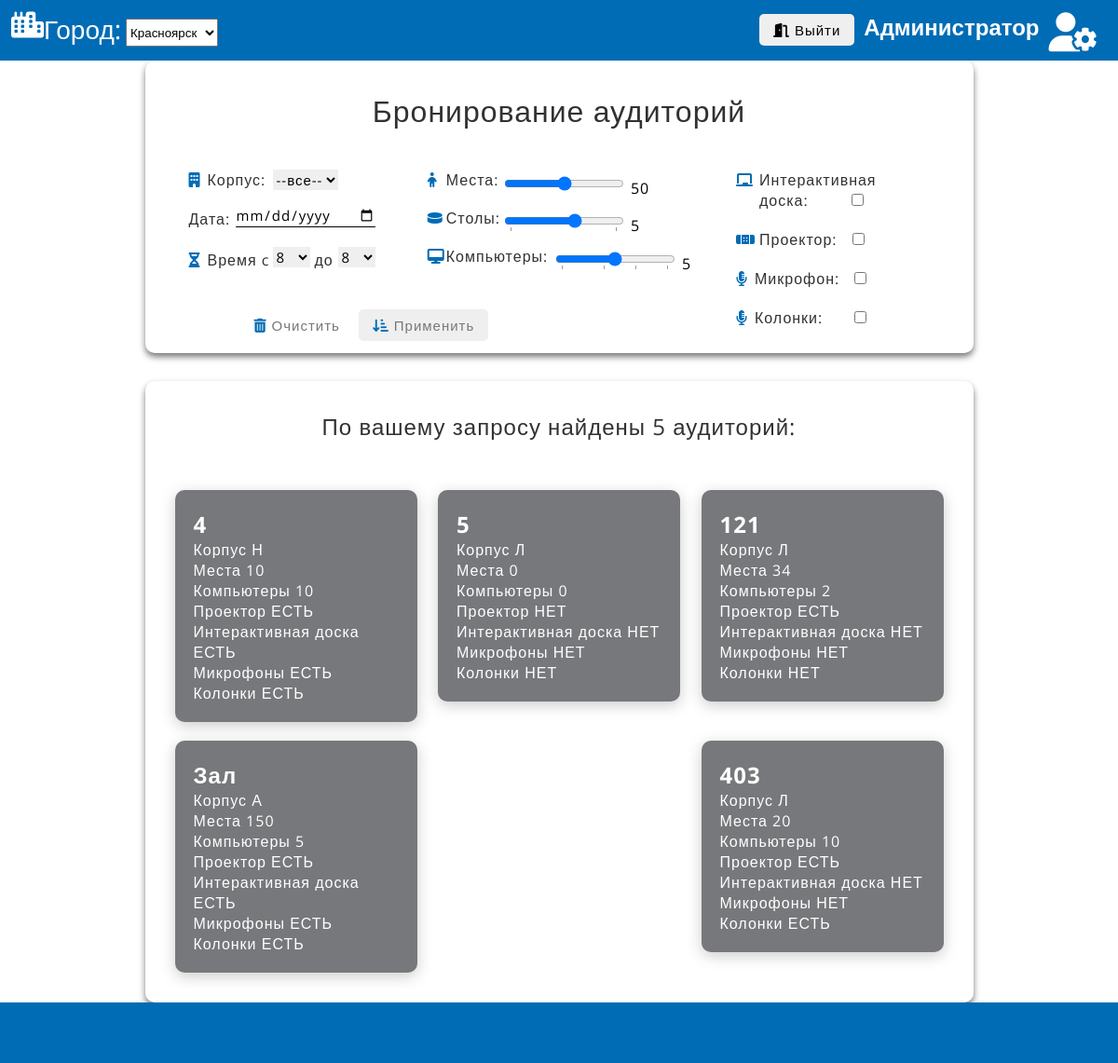
The app's page / (signed in) with its own data.
### app/models.py (models this page shows, shortened)
class Auditor(models.Model):
    name = models.CharField(max_length=50, verbose_name='Номер')
    places = models.PositiveIntegerField(default=0, verbose_name='Мест')
    tables = models.PositiveIntegerField(default=0, verbose_name='Столов')
    microphones = models.BooleanField(default=False, verbose_name='Микрофон')
    speakers = models.BooleanField(default=False, verbose_name='Колонки')
    computers = models.PositiveIntegerField(default=0, verbose_name='Компьютеры')
    proektor = models.BooleanField(default=False, verbose_name='Проектор')
    interactiveBoard = models.BooleanField(default=False, verbose_name='Интер. доска')
    corpus = models.ForeignKey(Corpus, on_delete=models.CASCADE, verbose_name='Корпус')
    user = models.CharField(max_length=50, verbose_name='Пользователь', blank=True)
    class Meta:
        verbose_name = 'Аудитория'
        verbose_name_plural = 'Аудитории'

class Corpus(models.Model):
    name = models.CharField(max_length=50)
    def __str__(self):
        return self.name
    class Meta:
        verbose_name = 'Копрус'
        verbose_name_plural = 'Корпуса'

### app/views.py (the view, shortened to what this page needs)
# urls.py: path('', bron, name='home'),
def bron(request, year=None, month=None, day=None):
    auditors = Auditor.objects.all()
    if request.POST:
        post = request.POST
        print(post)
        type_post = post.get('type')
        if type_post == 'search_date':
            date = post.get('date').split('-')
            redir = ''
            if post.get('places') != None:
                redir += 'places'+'='+post.get('places')+'&'
            if post.get('tables') != None:
                redir += 'tables'+'='+post.get('tables')+'&'
            if post.get('computers') != None:
                redir += 'computers'+'='+post.get('computers')+'&'
            if post.get('interactive') != None:
                redir += 'interactive'+'='+'1'+'&'
            if post.get('proektor') != None:
                redir += 'proektor'+'='+'1'+'&'
            if post.get('micro') != None:
                redir += 'microphones'+'='+'1'+'&'
            if post.get('speakers') != None:
                redir += 'speakers'+'='+'1'+'&'
            if post.get('corpus'):
                redir += 'corpus'+'='+post.get('corpus')
            return redirect('/day/'+ date[0]+ '/'+ date[1]+ '/'+ date[2]+
            '?'+redir)
        elif type_post == 'send':
            form = BronForm(post)
            if form.is_valid():
                form.save()
                aud = Auditor.objects.last()
                aud.user = post.get('user')
                aud.save()
        else:
            form = BronForm(post)
            if form.is_valid():
                form.save()
                aud = Auditor.objects.last()
                aud.user = post.get('user')
                aud.save()
    else:
        auditors = Auditor.objects.all()
    if year and month and day:
        date=str(year)+'-'+str(month)+'-'+str(day)
    else:
        date=None
    context = {
        'auditors': auditors,
        'form': BronForm,
        'user': request.user,
        'date': date,
        'bron': Bron.objects.filter(date=date, allowed=True),
        'corpusies': Corpus.objects.all(),
        'count': auditors.count()
    }
    return render(request, 'app/index.html', context)

### app/templates/app/index.html (shortened to what this page needs)
{% extends 'app/base.html' %}
{% load app_tags %}
{% block content %}
    <header class="header">
    <nav>
        <div class="cleva">
            <div class="form__gorod">
                <p class="gorod"><i class="fas fa-city"></i></p><p class="label__gorod"> Город:</p>
                  <select class="select__gorod" id="selectvalue">
           <option>Красноярск</option>
           </select></div>
        </div>
        <div class="menu">
        {% if request.user.is_authenticated %}
            <a href="/logout/"><button  class="form__button2"><i class="fas fa-door-open"></i> Выйти</button></a>
        {% else %}
        <a href="/login/"><button  class="form__button2">Войти</button></a>
        {% endif %}
        <h2 class="name">{{user.first_name}} {{user.last_name}}</h2>
        <a class="admin" href="/admin/"><i class="fas fa-user-cog"></i></a>
    </div>
    </nav>
</header>
<div class="paper">
    <form method="post" class="form">
        <h1 class="form__title">Бронирование аудиторий </h1>
        <div class="biborka">
<div class="colym">
        <div class="form__group">
       <i class="fas fa-building"></i><p class="form__label">Корпус:</p>
       <select class="select" id="selectvalue" name="corpus">
        <option value="0">--все--</option>
</select>
        </div>
<div class="form__group">
    <p class="form__label2">Дата:</p>
    {{form.date}}
</div>
<div class="form__group">
<i class="fas fa-hourglass-half"></i><p class="form__label">Время c </p>
<select class="select_time" id="selectvalue">
<option>8</option>
</select>
<p class="form__label3">до</p>
<select class="select_time2" id="selectvalue">
<option>8</option>
</select>
</div>
</div>
<div class="colym2" >
    <div class="form__group">
        <p><i class="fas fa-child"></i></p>
        <p class="form__label">Места: </p>
        <input name="places" class="cvl" type="range" step="5" min="1" max="100" list="rangeList1" onchange="document.getElementById('rangeValue1').innerHTML = this.value;">
    <span class="cvl" id="rangeValue1">50</span>
    </div>
<div class="form__group3">
    <p><i class="fas fa-hockey-puck"></i></p>
    <p class="form__label">Столы:</p>
    <input name="tables" class="cvl2" type="range" step="3" min="0" max="15" list="rangeList2" onchange="document.getElementById('rangeValue2').innerHTML = this.value;">
<span class="cvl2" id="rangeValue2">5</span>
</div>
<div class="form__group4">
    <p><i class="fas fa-desktop"></i></p>
    <p class="form__label">Компьютеры:</p>
    <input name="computers" class="cvl3" type="range" step="1" min="0" max="10" list="rangeList3" onchange="document.getElementById('rangeValue3').innerHTML = this.value;">
<span class="cvl3" id="rangeValue3">5</span>
</div>
</div>
<div class="colym3">
<div class="form__group">
    <p><i class="fas fa-chalkboard"></i></p>
    <p class="form__label4">Интерактивная доска:</p>
    <input class="galka" type="checkbox" name="interactive">
</div>
<div class="form__group">
    <i class="fas fa-band-aid"></i>
    <p class="form__label4">Проектор:</p>
    <input class="galka3" type="checkbox" name="proektor">
</div>
<div class="form__group">
    <i class="fas fa-microphone-alt"></i>
    <p class="form__label">Микрофон:</p>
    <input class="galka2" type="checkbox" name="micro">
</div>
<div class="form__group">
    <i class="fas fa-microphone-alt"></i>
    <p class="form__label">Колонки:</p>
    <input class="galka2" type="checkbox" name="speakers">
</div>
</div>
</div>
<a class="form__button" href="/"><i class="fas fa-trash-alt"></i> Очистить</a>
        <button type="submit" align="center" class="form__button"><i class="fas fa-sort-amount-down-alt"></i> Применить</button>
    </form>
    <form method="post" class="forms">
         <h2 class="form__title">По вашему запросу найдены {{count}} аудиторий:</h2>
      <div class="aydits">
    {% for auditor in auditors %}
        <form method="post">
            <div class="aydit">
            {% if date %}
            <input type="hidden" name="type" value="send">
            <input type="hidden" name="auditor" value="{{auditor.pk}}">
            <input type="hidden" name="date" value="{{date}}">
            <input type="hidden" name="user" value="{{user.first_name}} {{user.last_name}} ({{user}})">
            <h2>{{auditor.name}}</h2>
            {% if user.is_authenticated %}
            {% for br in bron %}
                        {% if br.auditor == auditor %}
                        <i class="fas fa-exclamation znak"></i>
                        {% endif %}
                    {% endfor %}{% endif %}
            <p>Корпус: {{auditor.corpus}}</p>
                <p>Места: {{auditor.places}}</p>
                <p>Компьютеры: {{auditor.computers}}</p>
                <p>Проектор - {% if auditor.proektor %}ЕСТЬ{% else %}НЕТ{% endif %}</p>
                <p>Интерактивная доска {% if auditor.interactiveBoard %}ЕСТЬ{% else %}НЕТ{% endif %}</p>
                <p>Микрофоны - {% if auditor.microphones %}ЕСТЬ{% else %}НЕТ{% endif %}</p>
                <p>Колонки - {% if auditor.speakers %}ЕСТЬ{% else %}НЕТ{% endif %}</p>
                {% if user.is_authenticated %}
                <div class="form__group">
                    <p class="deq">
                        </p>
                    <p class="form__labelw">Время c </p>
                    <select class="select_time" id="selectvalue" name="start_time">
                    <option value="8">8</option>
                    <option value="9">9</option>
                    <option value="10">10</option>
                    <option value="11">11</option>
                    <option value="12">12</option>
                    <option value="13">13</option>
                    <option value="14">14</option>
                    <option value="15">15</option>
                    <option value="16">16</option>
                    <option value="17">17</option>
                    <option value="18">18</option>
                    <option value="19">19</option>
                    <option value="20">20</option>
                    <option value="21">21</option>
                    <option value="22">22</option>
                    <option value="23">23</option>
                    <option value="24">24</option>
                    </select>
                    <p class="form__label3s">до</p>
                    <select class="select_time2" id="selectvalue" name="end_time">
                    <option value="8">8</option>
                    <option value="9">9</option>
                    <option value="10">10</option>
                    <option value="11">11</option>
                    <option value="12">12</option>
                    <option value="13">13</option>
                    <option value="14">14</option>
                    <option value="15">15</option>
                    <option value="16">16</option>
                    <option value="17">17</option>
                    <option value="18">18</option>
                    <option value="19">19</option>
                    <option value="20">20</option>
                    <option value="21">21</option>
                    <option value="22">22</option>
                    <option value="23">23</option>
                    <option value="24">24</option>
                    </select>
                    </div>
                    <div class="form__group">
                        <p class="deq"><i class="far fa-envelope"></i><p class="form__labelw">Цель:</p></p>
                    <textarea class="rea" id="story" name="story"
                              rows="5" cols="25" placeholder="Хочу организовать крутую движуху!" ></textarea>
                    </div>
                    <input type="submit" class="form__button3">
                    <p class="info">
                    {% endif %}
                    {% for br in bron %}
                    {% if br.auditor == auditor %}
                    Занята пользователем {{br.user}}  c
                    {{br.start_time}} до {{br.end_time}}
                    {% endif %}
                {% endfor %}</p>
                {% else %}
                <h2 class="audit__">{{auditor.name}}</h2>
                <p>Корпус {{auditor.corpus}}</p>
                <p>Места {{auditor.places}}</p>
                <p>Компьютеры {{auditor.computers}}</p>
                <p>Проектор {% if auditor.proektor %}ЕСТЬ{% else %}НЕТ{% endif %}</p>
                <p>Интерактивная доска {% if auditor.interactiveBoard %}ЕСТЬ{% else %}НЕТ{% endif %}</p>
                <p>Микрофоны {% if auditor.microphones %}ЕСТЬ{% else %}НЕТ{% endif %}</p>
                <p>Колонки {% if auditor.speakers %}ЕСТЬ{% else %}НЕТ{% endif %}</p>
                {% endif %}
            </div>
        </form>
    {% endfor %}
</div>
    </form>
    </div>
    <footer class="footer"></footer>
{% endblock %}

### app/static/app/form.css (style rules this page uses)
body { margin: 0; }
p,h2 { margin: 0; }
.header { position: relative; top: 7%; width: 100%; height: 65px; background: #006CB5; }
.menu { display: flex; flex-direction: row; justify-content: flex-end; color: rgb(0, 0, 0); font-size: 42px; padding: 12px; }
.cleva { width: 50%; float: left; padding: 12px; font-size: 28px; }
.form__gorod { display: flex; flex-direction: row; justify-content:flex-start; }
.gorod { color: #ffffff; }
.label__gorod { font-family: 'Open Sans', sans-serif; color: rgb(255, 255, 255); }
.select__gorod { position: relative; font-family: 'Open Sans', sans-serif; top: 8px; margin: 0 5px; height: 30px; }
.form__button2 { position: relative; padding: 7px 15px; border: none; border-radius: 5px; color: #000000ce; outline: none; cursor: pointer; top: -12px; margin: 0 10px; }
.admin { margin: 0 10px; color: #ffffff; }
.name { position: relative; font-family: 'Open Sans', sans-serif; font-size: 24px; color: #ffffff; }
.paper { display: flex; justify-content: center; align-items: center; flex-direction: column; }
.form i { color: #006CB5; }
.form { width: 825px; height: 250px; padding: 32px; border-radius: 10px; box-shadow: 0 4px 7px #77787B; font-family: 'Open Sans', sans-serif; letter-spacing: 1px; top: -20px; }
.form__input, .form__input2, .form__input3, .form__input4, .form__button, .form__button2, .select, .select2, .select_time, .select_time2 { font-family: 'Open Sans', sans-serif; letter-spacing: 1px; font-size: 15px; color: rgb(0, 0, 0); }
.form__title { text-align: center; margin: 0 0 32px 0; font-weight: normal; color: #000000ce; }
.form__group { z-index: 1; position: relative; margin-bottom: 20px; }
.form__group3 { position: relative; top: -30px; }
.form__group4 { position: relative; top: -40px; }
.form__label { position: absolute; left: 20px; top: 0; color: #000000ce; }
.form__label2 { position: absolute; left: 0 px; top: 0; color: #000000ce; }
.form__label3 { position: absolute; left: 135px; top: 0; color: #000000ce; }
.form__label4 { position: absolute; left: 25px; top: 0; color: #000000ce; }
.select { position: absolute; left: 90px; border: none; }
.select_time { position: absolute; left: 90px; top: -3px; border: none; }
.select_time2 { position: absolute; left: 160px; top: -3px; border: none; }
.form__input2 { position: relative; left: 50px; top: -4px; width: 150px; padding: 0 0 1px 0; border: none; border-bottom: 1px solid #000000; background-color: transparent; outline: none; }
.form__button { position: relative; padding: 7px 15px; border: none; left: 70px; top: -50px; border-radius: 5px; border-color: #000000; color: #77787B; outline: none; text-decoration:none; cursor: pointer; }
.cvl { position: relative; left:80px; top: -20px; }
.cvl2 { position: relative; left:80px; top: -21px; }
.cvl3 { position: relative; left:135px; top: -21px; }
.galka { position: relative; left:120px; }
.galka2 { position: relative; left:105px; }
.galka3 { position: relative; left:95px; }
.biborka { display: flex; flex-wrap: wrap; }
.colym { flex:0 0 25%; margin:10px 20px 10px 15px; }
.colym2 { flex:0 0 25%; margin:10px 110px 10px 30px; }
.colym3 { flex:0 0 25%; margin:10px 15px; }
.forms { display: inline-block; width: 825px; min-height: 470px; padding: 32px; border-radius: 10px; box-shadow: 0 4px 7px #77787B; font-family: 'Open Sans', sans-serif; letter-spacing: 1px; margin-top: 30px; }
.aydits { display: flex; flex-wrap: wrap; justify-content: space-between; }
.aydit { position: relative; z-index: 1; color: rgb(255, 255, 255); width: 220px; min-height: 130px; padding: 20px; border-radius: 10px; box-shadow: 0 4px 16px #ccc; background-color: #77787B; font-family: 'Open Sans', sans-serif; letter-spacing: 1px; margin-top: 20px; }
.footer { position: relative; top: 93%; width: 100%; height: 65px; background: #006CB5; }

### records on screen
Auditor: name "4", corpus "Н", places "10", computers "10", proektor "ЕСТЬ", interactiveBoard "ЕСТЬ", microphones "ЕСТЬ", speakers "ЕСТЬ"
Auditor: name "5", corpus "Л", places "0", computers "0", proektor "НЕТ", interactiveBoard "НЕТ", microphones "НЕТ", speakers "НЕТ"
Auditor: name "121", corpus "Л", places "34", computers "2", proektor "ЕСТЬ", interactiveBoard "НЕТ", microphones "НЕТ", speakers "НЕТ"
Auditor: name "Зал", corpus "А", places "150", computers "5", proektor "ЕСТЬ", interactiveBoard "ЕСТЬ", microphones "ЕСТЬ", speakers "ЕСТЬ"
Auditor: name "403", corpus "Л", places "20", computers "10", proektor "ЕСТЬ", interactiveBoard "НЕТ", microphones "НЕТ", speakers "ЕСТЬ"

### other values on screen
{{ user.first_name }} "Администратор"
{{ count }} "5"
